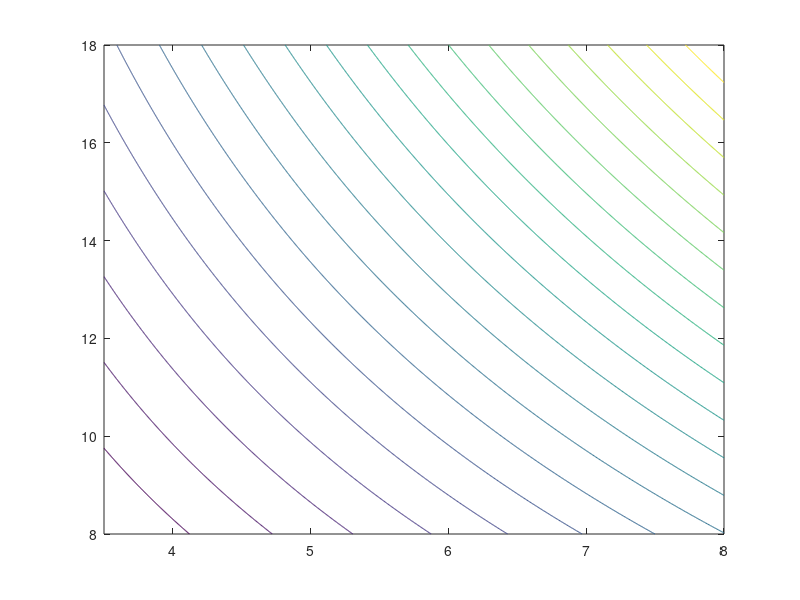

The MATLAB source for this figure: (Note: this script raises an error after producing the figure.)
%% Beer can Problem
clf
clc
% Mesh grid 
[D,H] = meshgrid(3.5:0.01:8,8:0.01:18 );

% Obj. Function we are trying to minimize
A = pi*D.*H + pi*D.^2/4;

% Constraints
hMax = 18; %g1
hMin = 8; % g2
dMax = 8; % g3
dMin = 3.5; % g4
h = 1600./(pi*D(1,:).^2); %g5

% Plotting the contour with all the boundry conditions
[C,z] = contour(D,H,A,20);
hold on 
yline(hMax, 'k', 'linewidth',3)
yline(hMin, 'b', 'linewidth',3)
xline(dMax, 'g', 'linewidth',3)
xline(dMin, 'r', 'linewidth',3)
hold on
plot(D(1,:),h, 'k--', 'linewidth', 2)
hold on
plot(8, 8, 'ro', 'LineWidth', 2, 'MarkerSize', 12);

% Labels and axis limits
text(6.2,17.5,'Feasable Region')
% text(6.6,18.3,'g1')
% text(6.6,7.8,'g2')
% text(8.08,13,'g3')
% text(3.1,12,'g4')
% text(6.15,13.75,'g5')
% str = {'\leftarrow Optimal','       Value'};
% text(8.1,8,str)

clabel(C,z)
axis([5 9 7.5 18.5])
title('Matthew Donaldson')
xlabel('Diameter')
ylabel('Height')
legend('Contour Lines','g1', 'g2', 'g3', 'g4','g5','Optimal Value' )
